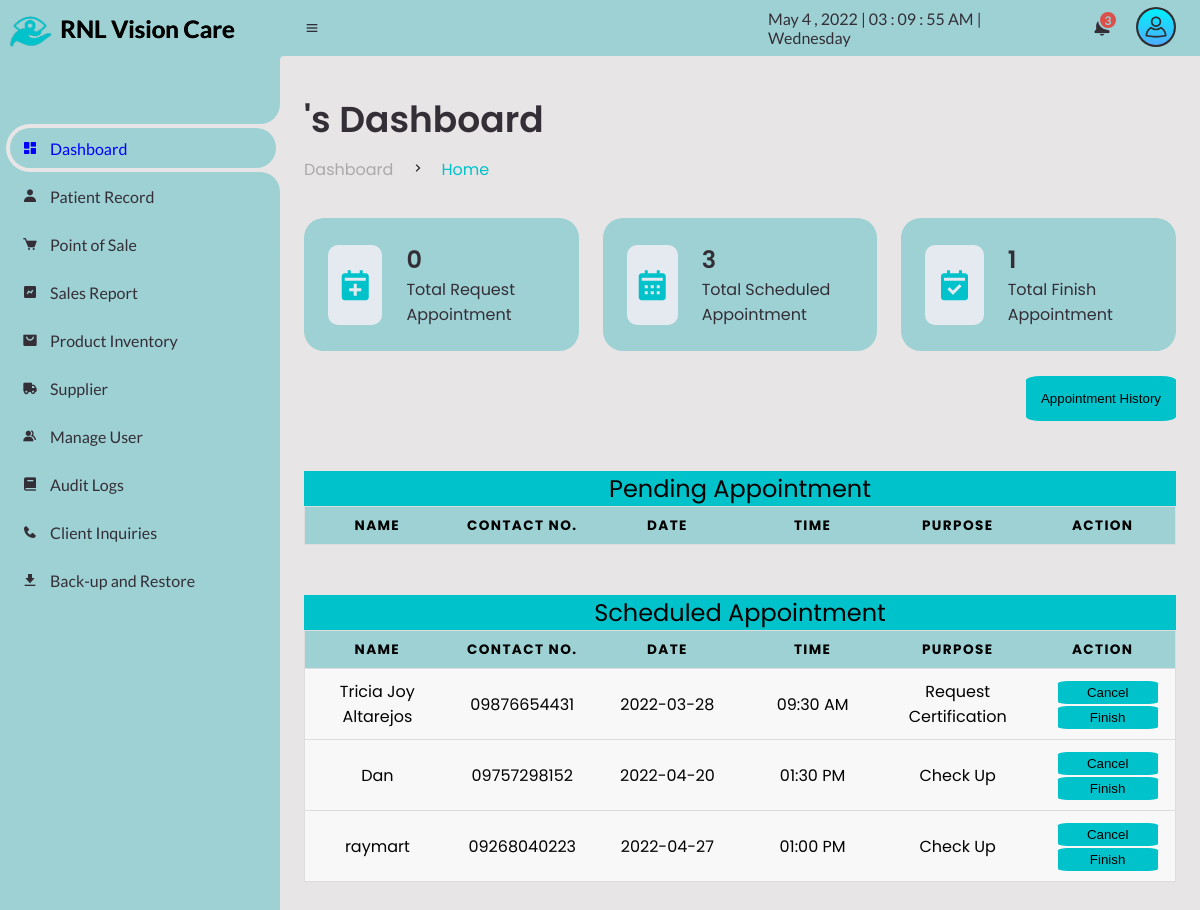
Screenshot of /Admin/dashboard.php (signed in) with the database file from the repository.
### tables this page shows
CREATE TABLE `appointment` (
  `app_id` int(11) NOT NULL AUTO_INCREMENT,
  `app_user` varchar(255) NOT NULL,
  `app_name` varchar(255) NOT NULL,
  `app_email` varchar(150) NOT NULL,
  `app_contact` varchar(150) NOT NULL,
  `app_date` date NOT NULL,
  `app_time` varchar(255) NOT NULL,
  `app_purpose` varchar(255) NOT NULL,
  `app_remarks` varchar(200) NOT NULL,
  `client_id` varchar(500) NOT NULL,
  PRIMARY KEY (`app_id`)
);

### Admin/dashboard.php (the view, shortened to what this page needs)
<?php
include("session.php");
function createRandomPassword() {
	$chars = "003232303232023232023456789";
	$i = 0;
	$pass = '' ;
	while ($i <= 7) {
		$num = rand() % 33;
		$tmp = substr($chars, $num, 1);
		$pass = $pass . $tmp;
		$i++;
	}
	return $pass;
}
$finalcode='RS-'.createRandomPassword();
?>
<!DOCTYPE html>
<html lang="en">
<head>
	<link href='https://unpkg.com/boxicons@2.0.9/css/boxicons.min.css' rel='stylesheet'>
	<link rel="stylesheet" href="css\sys_style.css">
</head>
<body>
	<section id="sidebar">
		<a href="dashboard.php" class="brand">
		<img src="images\logo.png" alt="" width="60px;">
			<span class="text" style="text-shadow:0.5px 0px #000;color:#423e44; color: black;">RNL Vision Care</span>
		</a>
		<ul class="side-menu top">
			<li class="active">
				<a href="dashboard.php">
					<i class='bx bxs-dashboard' ></i>
					<span class="text">Dashboard</span>
				</a>
			</li>
			<li>
				<a href="patient-record.php">
					<i class='bx bxs-user' ></i>
					<span class="text">Patient Record</span>
				</a>
			</li>
			<li>
				<a href="point-of-sale.php?id=cash&invoice=<?php echo $finalcode ?>">
					<i class='bx bxs-cart' ></i>
					<span class="text">Point of Sale</span>
				</a>
			</li>
			<li>
				<a href="sales-report.php">
					<i class='bx bxs-chart' ></i>
					<span class="text">Sales Report</span>
				</a>
			</li>
			<li>
				<a href="product.php">
					<i class='bx bxs-shopping-bag-alt' ></i>
					<span class="text">Product Inventory</span>
				</a>
			</li>
			<li>
				<a href="supplier.php">
					<i class='bx bxs-truck' ></i>
					<span class="text">Supplier</span>
				</a>
			</li>
			<li>
				<a href="manage-user.php">
					<i class='bx bxs-group' ></i>
					<span class="text">Manage User</span>
				</a>
			</li>
			<li>
				<a href="audit.php">
					<i class='bx bxs-book' ></i>
					<span class="text">Audit Logs</span>
				</a>
			</li>
			<li>
        <a href="inquiries.php">
          <i class='bx bxs-phone' ></i>
          <span class="text">Client Inquiries</span>
        </a>
      </li>
			<li>
				<a href="archive.php">
					<i class='bx bxs-download' ></i>
					<span class="text">Back-up and Restore</span>
				</a>
			</li>
		</ul>
	</section>
	<section id="content">
		<nav>
			<i class='bx bx-menu' ></i>
			<div id="digital-clock"></div>
			<div class="dropdown2">
			<a href="#" class="notification">
				<span class="num">
				<?php
				$query = mysqli_query($conn, "SELECT COUNT(*) as total from product  WHERE qty <=10 AND pro_status ='2'");
					while($result=mysqli_fetch_array($query)){
					echo $result['total'];
				}
				?>
						  </span>
			</a>
			</div>
			<div class="dropdown1">
			<img src="img\user.png" alt="" width="40px" class="userlogo">
			</div>
		</nav>
		<main>
			<div class="head-title">
				<div class="left">
					<h1><?php echo $_SESSION['users_roles']; ?>'s Dashboard</h1>
					<ul class="breadcrumb">
						<li>
							<a href="#">Dashboard</a>
						</li>
						<li><i class='bx bx-chevron-right' ></i></li>
						<li>
							<a class="active" href="#">Home</a>
						</li>
					</ul>
				</div>
			</div>
			<ul class="box-info">
				<li>
					<i class='bx bxs-calendar-plus' ></i>
					<span class="text">
						<h3><?php
							$query = mysqli_query($conn, "SELECT COUNT(*) as total from appointment where app_remarks = 'PENDING';");
									while($result=mysqli_fetch_array($query)){
										echo $result['total'];
						  							}
						  ?></h3>
						<p>Total Request Appointment</p>
					</span>
				</li>
				<li>
					<i class='bx bxs-calendar' ></i>
					<span class="text">
						<h3>
							<?php
							$query2 = mysqli_query($conn, "SELECT COUNT(*) as total from appointment where app_remarks = 'Approve';");
									while($result2=mysqli_fetch_array($query2)){
										echo $result2['total'];
						  							}
						  ?>
						  </h3>
						<p>Total Scheduled Appointment</p>
					</span>
				</li>
				<li>
					<i class='bx bxs-calendar-check' ></i>
					<span class="text">
						<h3><?php
							$query3 = mysqli_query($conn, "SELECT COUNT(*) as total from appointment_history where app_remarks = 'FINISH';");
									while($result3=mysqli_fetch_array($query3)){
										echo $result3['total'];
						  							}
						  ?></h3>
						<p>Total Finish Appointment</p>
					</span>
				</li>
			</ul>
			<div><br>
				<a href="d-appointment-history.php"><button class="btn-apph" style="cursor: pointer;">Appointment History</button></a>
			</div>
			<div>
					<table>
					<caption>Pending Appointment</caption>
     <thead>
     	<tr>
     	<th scope="col">Name</th>
		<th scope="col">Contact No.</th>
		<th scope="col">Date</th>
		<th scope="col">Time</th>
		<th scope="col">Purpose</th>
		<th scope="col">Action</th>
     	</tr>
     </thead>
   </table>
			</div>
			<div>
				<table>
						<caption>Scheduled Appointment</caption>
						<thead>
						<tr>
							<th scope="col">Name</th>
							<th scope="col">Contact No.</th>
							<th scope="col">Date</th>
							<th scope="col">Time</th>
							<th scope="col">Purpose</th>
							<th scope="col">Action</th>
						</tr>
						</thead>
						<tbody>
							<tr>
							<tr>
							<?php
								$query5 = mysqli_query($conn, "Select * from appointment where app_remarks = 'Approve'");
								while($row1 = $query5 -> fetch_assoc()){
							?>
							<td data-label="Name"><?php echo $row1['app_name'];?></td>
							<td data-label="Contact No."><?php echo $row1['app_contact'];?></td>
							<td data-label="Date"><?php echo $row1['app_date'];?></td>
							<td data-label="Time"><?php echo $row1['app_time'];?></td>
							<td data-label="Purpose"><?php echo $row1['app_purpose'];?></td>
							<td data-label="Action"><a href="?id2=<?php echo $row1['app_id'];?>"><button class="btn-c" style="cursor: pointer;width:100px;pad">Cancel</button>
			  				<a href="?id1=<?php echo $row1['app_id'];?>"><button class="btn-f" style="cursor: pointer;width:100px;">Finish</button></td>
							</tr>
							<?php } ?>
						</tbody>
					</table>
			</div>
		</main>
	</section>
</body>
</html>

### Admin/dashboard.php (style rules this page uses)
.btn-apph { background-color: #00c2cb; padding: 15px; border: none; border-radius: 10%; float: right; margin-left: 10px; }
.btn-f, .btn-c { background-color: #00c2cb; border: none; border-radius: 10%; margin-left: 10px; padding:4px; }
table { border: 1px solid #ccc; border-collapse: collapse; margin: 0; padding: 0; width: 100%; table-layout: fixed; }
table caption { font-size: 1.5em; background-color: #00c2cb; margin-top:50px; }
table tr { background-color: #f8f8f8; border: 1px solid #ddd; padding: .35em; }
table th, table td { padding: .625em; text-align: center; }
table th { font-size: .85em; letter-spacing: .1em; text-transform: uppercase; background-color: #9dd1d4; }

### rows the page displays
appointment: app_name "Tricia Joy Altarejos", app_contact "09876654431", app_date "2022-03-28", app_time "09:30 AM", app_purpose "Request Certification"
appointment: app_name "Dan", app_contact "09757298152", app_date "2022-04-20", app_time "01:30 PM", app_purpose "Check Up"
appointment: app_name "raymart", app_contact "09268040223", app_date "2022-04-27", app_time "01:00 PM", app_purpose "Check Up"

### other values shown
$result['total'] "3"
$result['total'] "0"
$result2['total'] "3"
$result3['total'] "1"
